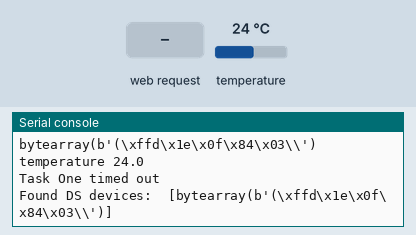
This program was run on a simulated ESP32 board running MicroPython. Shown: the last lines printed to the serial console. Inputs (shaded band) come from the test bench; at power-on: temperature 24 °C. WiFi joins after 1.5 s.

Above: at 2.7 s.
2.8 s: HTTP request GET / received
At 3.01 s:
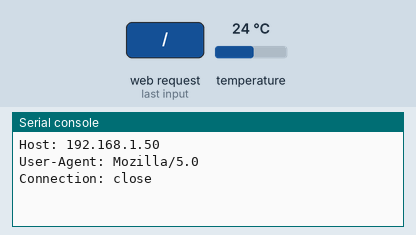
4.3 s: temperature set to 12 °C
At 4.54 s:
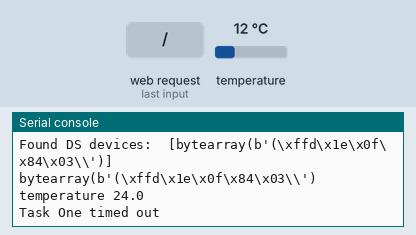
5.8 s: temperature set to 19 °C
At 5.86 s:
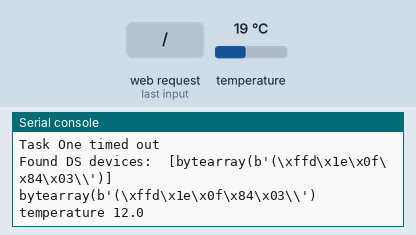
Timing chart, 0 to 8.8 s (numbered marks = the images above; inputs shaded):
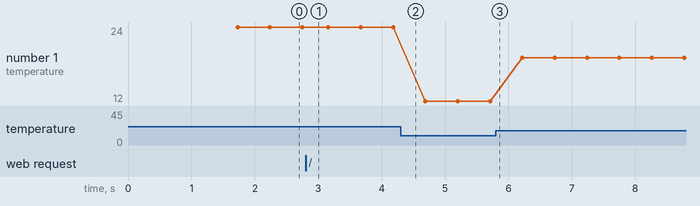

The program:

temperatureSensor.py
```python
def do_connect():
    import network
    sta_if = network.WLAN(network.STA_IF)
    if not sta_if.isconnected():
        print('connecting to network...')
        sta_if.active(True)
        sta_if.connect('My_SS_ID', '*********')
        while not sta_if.isconnected():
            pass
    print('network config:', sta_if.ifconfig())

do_connect()

from machine import Pin
import json
import socket

addr = socket.getaddrinfo('192.168.1.143', 80)[0][-1]

s = socket.socket()
s.bind(addr)
s.listen(0)

print('listening on', addr)

import time, onewire, ds18x20
import urequests

def TaskOne(c):
    try:
        s.settimeout(0.1)
        cl, addr = s.accept()
        print('client connected from', addr)
        button_press = {"text" : "ESP32", "Temperature": c}
        dataFromClient = cl.recv(1024)
        print(dataFromClient.decode())
        cl.send('HTTP/1.0 200 OK\r\nContent-type: text/html\r\n\r\n')
        cl.send(json.dumps(button_press))
        cl.close()
    except OSError:
        print('Task One timed out')

def temperature_sensor():
    ds_pin = Pin(4)
    ds_sensor = ds18x20.DS18X20(onewire.OneWire(ds_pin))
    time.sleep(0.09)
    roms = ds_sensor.scan()
    print('Found DS devices: ', roms)
    time.sleep(0.09)
    ds_sensor.convert_temp()
    for rom in roms:
        print(rom)
        print('temperature',ds_sensor.read_temp(rom))
        time.sleep(0.09)
        return ds_sensor.read_temp(rom)
while True:
    TaskOne(temperature_sensor())
    time.sleep(0.09)
```

Measured:
- after the input at 2.8 s, the serial console: prints a new line after 0.05 s (image 1)
- plotted number 1: 24 → 12 after the input at 4.3 s, 12 → 19 after the input at 5.8 s
